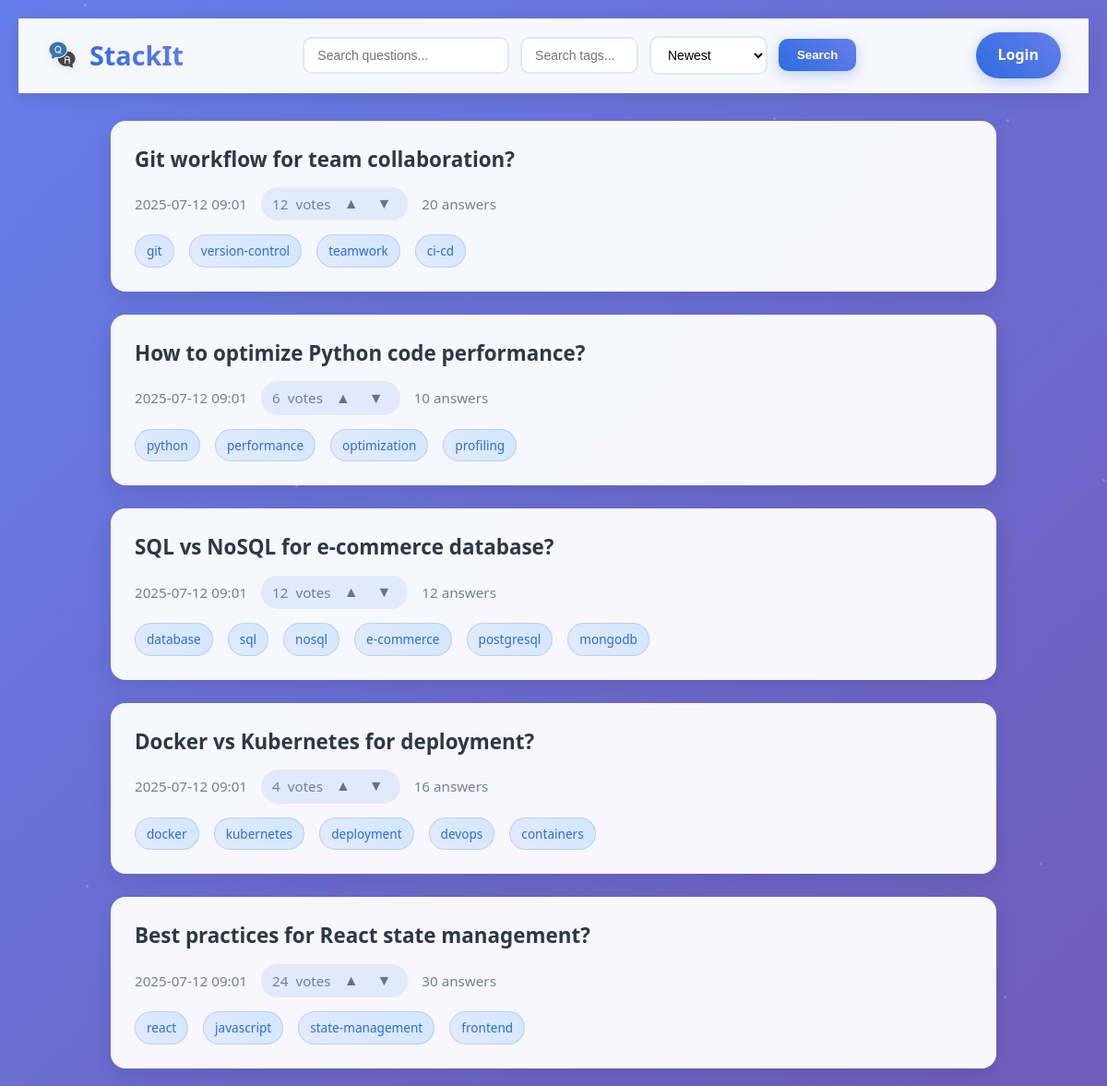
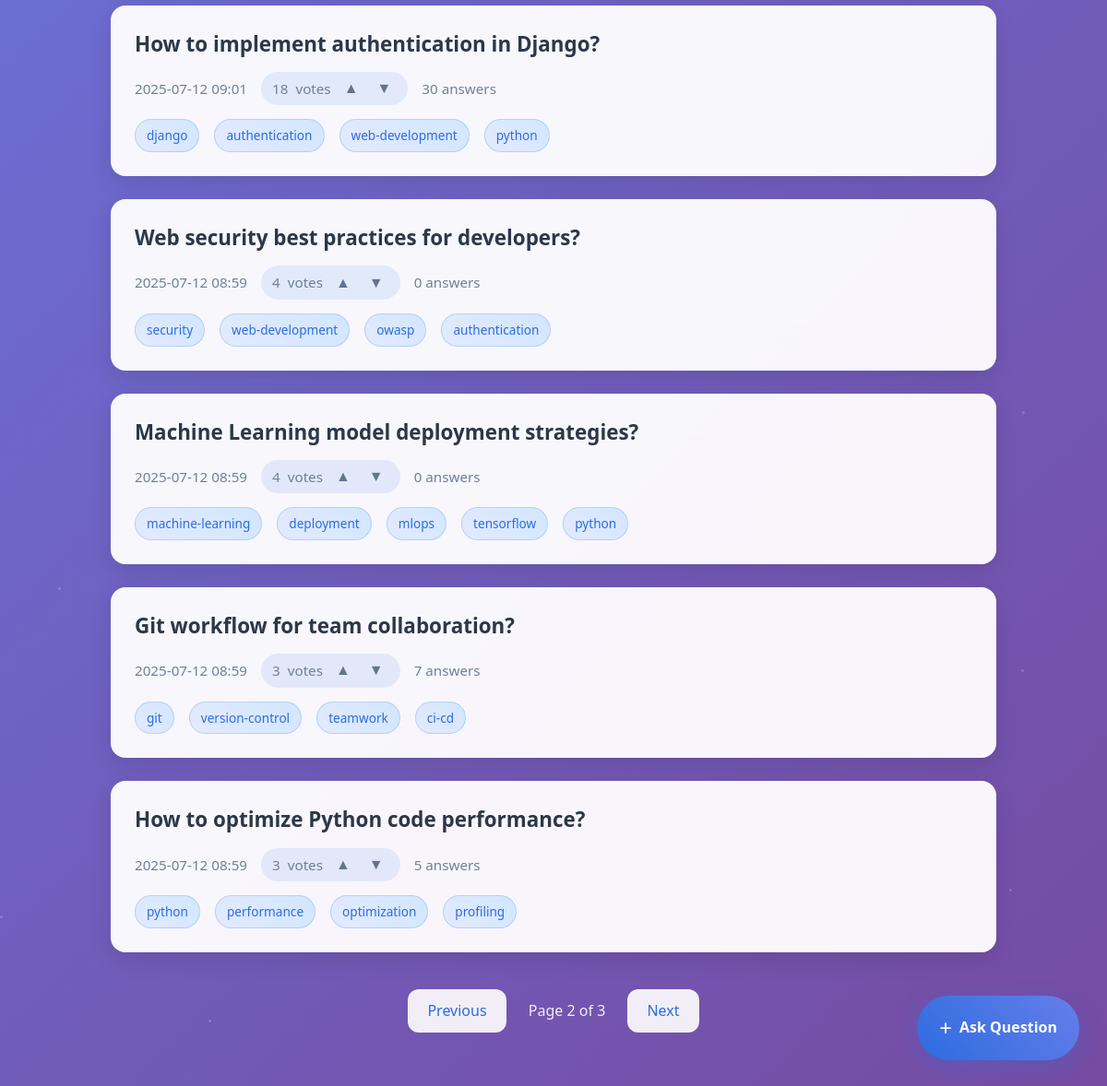
Screenshot of /?page=2 with the database file from the repository (2 pictures, top to bottom).
### questions/models.py (models this page shows, shortened)
class Question(models.Model):
    title = models.CharField(max_length=200)
    description = models.TextField()  # Will store HTML from rich text editor
    author = models.ForeignKey(settings.AUTH_USER_MODEL, on_delete=models.CASCADE)
    created_at = models.DateTimeField(auto_now_add=True)
    tags = models.CharField(max_length=200)  # Comma-separated tags for simplicity

### accounts/views.py (the view, shortened to what this page needs)
# urls.py: path('', landing, name='landing'),
def landing(request):
    q = request.GET.get('q', '')
    tag = request.GET.get('tag', '')
    sort = request.GET.get('sort', 'new')
    questions = Question.objects.all()  # type: ignore
    if q:
        questions = questions.filter(title__icontains=q)
    if tag:
        questions = questions.filter(tags__icontains=tag)
    questions = questions.annotate(
        upvotes=Coalesce(Sum('vote__value', filter=Q(vote__vote_type='question', vote__value=1)), V(0)),
        downvotes=Coalesce(Sum('vote__value', filter=Q(vote__vote_type='question', vote__value=-1)), V(0)),
        answer_count=Coalesce(Count('answers'), V(0))
    )
    if sort == 'new':
        questions = questions.order_by('-created_at')
    elif sort == 'old':
        questions = questions.order_by('created_at')
    elif sort == 'upvotes':
        questions = questions.order_by('-upvotes')
    elif sort == 'downvotes':
        questions = questions.order_by('upvotes')
    paginator = Paginator(questions, 10)
    page_number = request.GET.get('page')
    questions_page = paginator.get_page(page_number)
    for question in questions_page:
        question.net_votes = question.upvotes + question.downvotes
        print(f"Question {question.id}: upvotes={question.upvotes}, downvotes={question.downvotes}, net_votes={question.net_votes}")
    for q in questions_page:
        q.tags_list = [t.strip() for t in q.tags.split(',') if t.strip()]
    querystring = ''
    for key in ['q', 'tag', 'sort']:
        value = request.GET.get(key)
        if value:
            querystring += f'&{key}={value}'
    user_votes = {}
    return render(request, 'landing.html', {
        'username': request.user.username if request.user.is_authenticated else None,
        'questions': questions_page,
        'querystring': querystring,
        'user_votes': user_votes,
    })

### templates/landing.html (shortened to what this page needs)
{% load static %}
{% load dict_get %}
<!DOCTYPE html>
<html>
<head>
    <link rel="stylesheet" href="{% static 'css/styles.css' %}">
</head>
<body>
    <div class="particles" id="particles"></div>
    <div class="landing-container">
        <div class="top-bar" id="top-bar">
        <div class="logo">
            <img src="{% static 'images/logo.png' %}" alt="StackIt Logo" height="40">
            <span class="site-name">StackIt</span>
        </div>
        <form class="search-form" method="get" action="{% url 'landing' %}">
            <input type="text" name="q" placeholder="Search questions..." value="{{ request.GET.q }}">
            <input type="text" name="tag" placeholder="Search tags..." value="{{ request.GET.tag }}">
            <select name="sort">
                <option value="new" {% if request.GET.sort == "new" %}selected{% endif %}>Newest</option>
            </select>
            <button type="submit">Search</button>
        </form>
        <div class="user-actions">
            {% if username %}
                <span class="user-welcome">Welcome, {{ username }}!</span>
                <a href="{% url 'logout' %}" class="login-btn">Logout</a>
            {% else %}
                <a href="{% url 'login' %}" class="login-btn">Login</a>
            {% endif %}
        </div>
    </div>
        <div class="questions-list" id="questions-list">
        {% for question in questions %}
                <div class="question-card card-loading" data-index="{{ forloop.counter0 }}">
                <a href="{% url 'question_detail' question.id %}">
                    <h3>{{ question.title }}</h3>
                </a>
                <div class="meta">
                        <span>{{ question.created_at|date:"Y-m-d H:i" }}</span>
                    <span class="vote-group" id="q-vote-group-{{ question.id }}">
                            <span id="q-votes-{{ question.id }}">{{ question.net_votes|default:"0" }}</span>
                        <span>votes</span>
                        {% if username %}
                            <button class="vote-btn {% if user_votes|dict_get:question.id == 1 %}voted-up{% endif %}" onclick="vote('question', {{ question.id }}, 1)">▲</button>
                            <button class="vote-btn {% if user_votes|dict_get:question.id == -1 %}voted-down{% endif %}" onclick="vote('question', {{ question.id }}, -1)">▼</button>
                        {% else %}
                            <button class="vote-btn" onclick="window.location='{% url 'login' %}'">▲</button>
                            <button class="vote-btn" onclick="window.location='{% url 'login' %}'">▼</button>
                        {% endif %}
                    </span>
                    <span>{{ question.answer_count|default:0 }} answers</span>
                </div>
                <div class="tags">
                    {% for tag in question.tags_list %}
                        <span class="tag">{{ tag }}</span>
                    {% endfor %}
                </div>
            </div>
        {% empty %}
                <div class="empty-state">
            <p>No questions found.</p>
                </div>
        {% endfor %}
    </div>
        <div class="pagination" id="pagination">
        {% if questions.has_previous %}
            <a href="?page={{ questions.previous_page_number }}{{ querystring }}">Previous</a>
        {% endif %}
        <span>Page {{ questions.number }} of {{ questions.paginator.num_pages }}</span>
        {% if questions.has_next %}
            <a href="?page={{ questions.next_page_number }}{{ querystring }}">Next</a>
        {% endif %}
    </div>
    </div>
    {% if username %}
        <a href="{% url 'ask_question' %}" class="ask-question-btn" id="ask-btn">
            Ask Question
        </a>
    {% else %}
        <a href="{% url 'login' %}" class="ask-question-btn" id="ask-btn">
            Ask Question
        </a>
    {% endif %}
</body>
</html>

### static/css/styles.css (style rules this page uses)
:root { --primary-color: #2d6cdf; --primary-dark: #1a4a8a; --text-color: #2c3e50; --background-color: #f8fafc; --card-background: #ffffff; --border-radius: 12px; --shadow: 0 4px 6px -1px rgba(0, 0, 0, 0.1), 0 2px 4px -1px rgba(0, 0, 0, 0.06); --transition: all 0.3s ease; }
body { background: var(--background-color); font-family: 'Inter', system-ui, -apple-system, sans-serif; color: var(--text-color); line-height: 1.6; margin: 0; padding: 20px; }
.tag { display: inline-block; background: #e3eaff; color: var(--primary-color); border-radius: 20px; padding: 4px 12px; margin-right: 8px; font-size: 0.9rem; font-weight: 500; transition: var(--transition); }
.vote-group { display: inline-flex; align-items: center; gap: 8px; background: #f1f5f9; padding: 8px 12px; border-radius: 20px; font-weight: 500; }
.vote-btn { background: none !important; border: none !important; color: #64748b !important; font-size: 1.2em; cursor: pointer; margin: 0 2px; padding: 2px 4px !important; border-radius: 3px; transition: var(--transition); }
button[type="submit"] { background: var(--primary-color); color: white; border: none; padding: 12px 24px; border-radius: var(--border-radius); font-weight: 500; cursor: pointer; transition: var(--transition); }

### rows the page displays
Question: title "Git workflow for team collaboration?", created_at "2025-07-12 09:01", net_votes "12", answer_count "20", tags_list "git" "version-control" "teamwork" "ci-cd"
Question: title "How to optimize Python code performance?", created_at "2025-07-12 09:01", net_votes "6", answer_count "10", tags_list "python" "performance" "optimization" "profiling"
Question: title "SQL vs NoSQL for e-commerce database?", created_at "2025-07-12 09:01", net_votes "12", answer_count "12", tags_list "database" "sql" "nosql" "e-commerce" "postgresql" "mongodb"
Question: title "Docker vs Kubernetes for deployment?", created_at "2025-07-12 09:01", net_votes "4", answer_count "16", tags_list "docker" "kubernetes" "deployment" "devops" "containers"
Question: title "Best practices for React state management?", created_at "2025-07-12 09:01", net_votes "24", answer_count "30", tags_list "react" "javascript" "state-management" "frontend"
Question: title "How to implement authentication in Django?", created_at "2025-07-12 09:01", net_votes "18", answer_count "30", tags_list "django" "authentication" "web-development" "python"
Question: title "Web security best practices for developers?", created_at "2025-07-12 08:59", net_votes "4", answer_count "0", tags_list "security" "web-development" "owasp" "authentication"
Question: title "Machine Learning model deployment strategies?", created_at "2025-07-12 08:59", net_votes "4", answer_count "0", tags_list "machine-learning" "deployment" "mlops" "tensorflow" "python"
Question: title "Git workflow for team collaboration?", created_at "2025-07-12 08:59", net_votes "3", answer_count "7", tags_list "git" "version-control" "teamwork" "ci-cd"
Question: title "How to optimize Python code performance?", created_at "2025-07-12 08:59", net_votes "3", answer_count "5", tags_list "python" "performance" "optimization" "profiling"

### other values shown
{{ questions.number }} "2"
{{ questions.paginator.num_pages }} "3"
